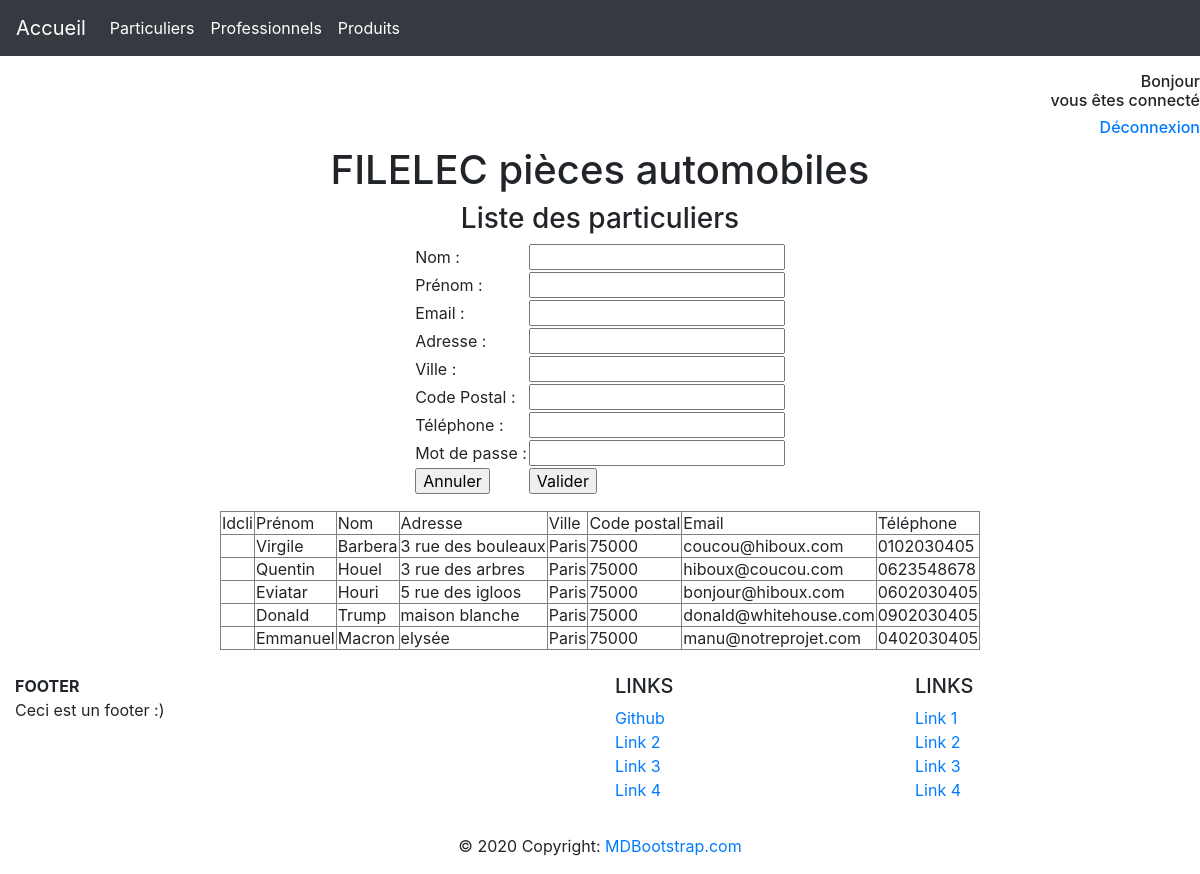
Page /index.php?page=1 on the earlier database version.
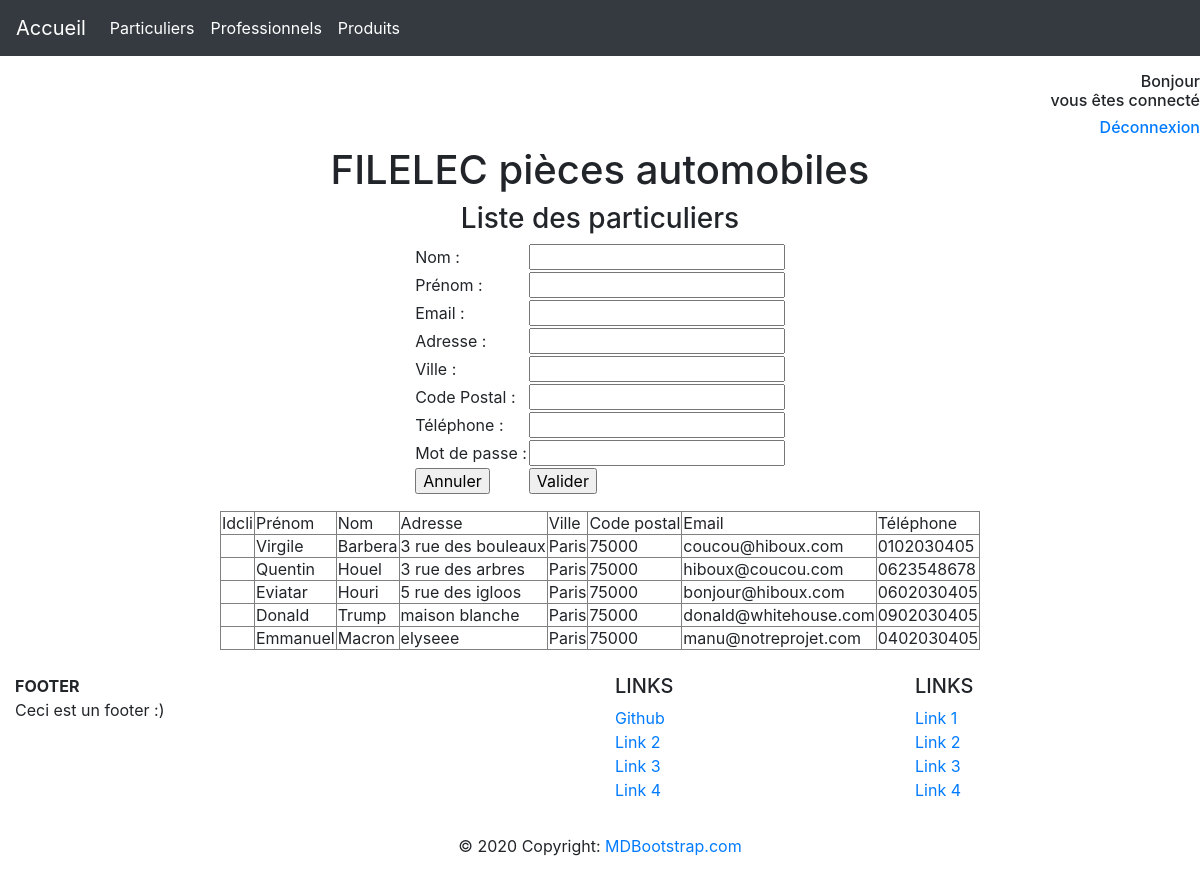
Same page on the later database version.
### tables this page shows
CREATE TABLE IF NOT EXISTS PARTICULIER
(
 IDCLI INTEGER default 0 ,
 PRENOM CHAR(32) NULL  ,
 NOM CHAR(32) NULL  ,
 ADRESSE CHAR(32) NULL  ,
 VILLE CHAR(20) NULL ,
 CODE_POSTAL CHAR(5) NULL ,
 EMAIL CHAR(32) NULL  ,
 TELEPHONE CHAR(32) NULL  ,
 MDP CHAR(32) NOT NULL   
 );

### controleur/controleur.php (called while the page is built, shortened)
<?php
include ("modele/modele.php");
class Controleur
{
	private $unModele;
	public function __construct($serveur, $bdd, $user, $mdp)
	{
		$this->unModele = new Modele ($serveur, $bdd, $user, $mdp);
	}
	public function setTable($uneTable)
	{
		$this->unModele->setTable($uneTable);
	}
	public function select_All()
	{
		return $this->unModele->select_All();
	}
}
?>

### modele/modele.php (called while the page is built, shortened)
<?php
class Modele
{
	private $pdo;
	private $table;
	public function __construct ($serveur, $bdd, $user, $mdp)
	{
		$this->pdo = null;
		try
			{
				$this->pdo = new PDO ("mysql:host=".$serveur.";dbname=".$bdd,$user,$mdp);
			}
			catch (PDOException $exp)
			{
				echo "Erreur de connexion à la bdd";
				echo $exp->getMessage ();
			}
	}
	public function setTable($uneTable)
	{
		$this->table = $uneTable;
	}
	public function select_All ()
	{
		if ($this->pdo == null)
		{
			return null;
		}
		else {
			$requete = "select * from ".$this->table.";";
			$select =$this->pdo->prepare($requete);
			$select->execute ();
			return $select->fetchAll ();
		}
	}
}
?>

### vue/vue_selectAll_particulier.php (the view)
<table border = 1 >
	<tr><td> Idcli </td><td> Prénom  </td>
		<td> Nom </td> <td> Adresse </td> <td> Ville </td><td> Code postal </td><td> Email </td><td> Téléphone </td>
		</tr>
		<?php
		foreach ($lesParticuliers as $unParticulier)
		{
			echo "<tr>	<td> ".$unParticulier['IDCLI']."</td>
				<td> ".$unParticulier['PRENOM']."</td>
			<td> ".$unParticulier['NOM']."</td>
			<td> ".$unParticulier['ADRESSE']."</td>
			<td> ".$unParticulier['VILLE']."</td>
			<td> ".$unParticulier['CODE_POSTAL']."</td>
			<td> ".$unParticulier['EMAIL']."</td>
			<td> ".$unParticulier['TELEPHONE']."</td> </tr>" ;
		}
		?>
</table>

Differences in the rows shown:
changed particulier "Emmanuel": ADRESSE "elysée" → "elyseee"
